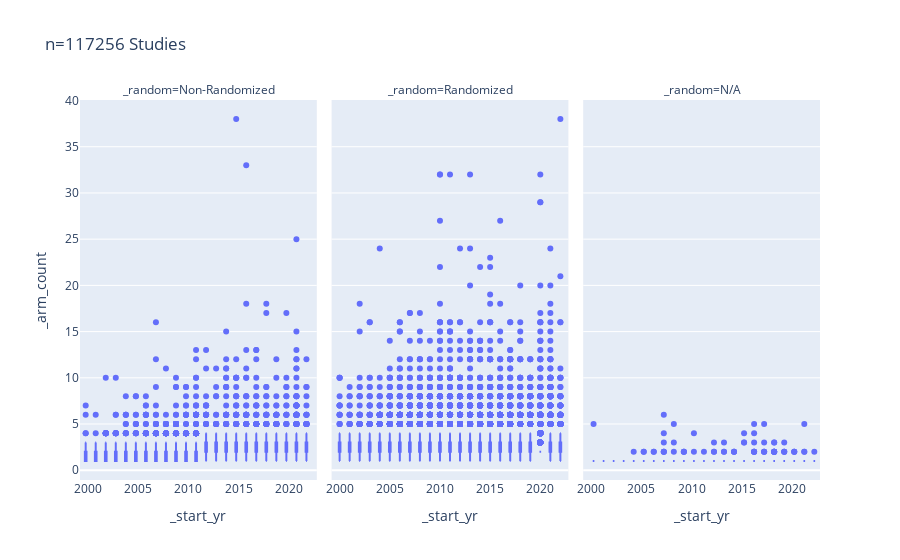

The notebook cell saved with this chart:
### Code cell
import plotly.express as px
import pandas as pd

from src.ctgov.lib.helpers import protocol_feature_query

protocol_feature = protocol_feature_query()
protocol_feature = protocol_feature[protocol_feature['_start_yr'] > 1999]
protocol_feature = protocol_feature[protocol_feature['_start_yr'] < 2023]
px.box(
    protocol_feature,
    x="_start_yr",
    y="_arm_count",
    title=f"n={len(protocol_feature)} Studies",
    facet_col="_random",
)

### Figure 1 — Plotly figure (JSON) as saved in the notebook; plotly's stock layout.template omitted (floating-point values rounded to 4 significant figures; data arrays with more than 128 entries replaced by an {"elided": "..."} marker saying what was removed)
{"data": [{"alignmentgroup": "True", "hovertemplate": "_random=Non-Randomized<br>_start_yr=%{x}<br>_arm_count=%{y}<extra></extra>", "legendgroup": "", "marker": {"color": "#636efa"}, "name": "", "notched": false, "offsetgroup": "", "orientation": "v", "showlegend": false, "type": "box", "x": {"elided": "10584 int values"}, "x0": " ", "xaxis": "x", "y": {"elided": "10584 int values"}, "y0": " ", "yaxis": "y"}, {"alignmentgroup": "True", "hovertemplate": "_random=Randomized<br>_start_yr=%{x}<br>_arm_count=%{y}<extra></extra>", "legendgroup": "", "marker": {"color": "#636efa"}, "name": "", "notched": false, "offsetgroup": "", "orientation": "v", "showlegend": false, "type": "box", "x": {"elided": "83068 int values"}, "x0": " ", "xaxis": "x2", "y": {"elided": "83068 int values"}, "y0": " ", "yaxis": "y2"}, {"alignmentgroup": "True", "hovertemplate": "_random=N/A<br>_start_yr=%{x}<br>_arm_count=%{y}<extra></extra>", "legendgroup": "", "marker": {"color": "#636efa"}, "name": "", "notched": false, "offsetgroup": "", "orientation": "v", "showlegend": false, "type": "box", "x": {"elided": "23604 int values"}, "x0": " ", "xaxis": "x3", "y": {"elided": "23604 int values"}, "y0": " ", "yaxis": "y3"}], "layout": {"annotations": [{"font": {}, "showarrow": false, "text": "_random=Non-Randomized", "x": 0.16, "xanchor": "center", "xref": "paper", "y": 1, "yanchor": "bottom", "yref": "paper"}, {"font": {}, "showarrow": false, "text": "_random=Randomized", "x": 0.5, "xanchor": "center", "xref": "paper", "y": 1, "yanchor": "bottom", "yref": "paper"}, {"font": {}, "showarrow": false, "text": "_random=N/A", "x": 0.84, "xanchor": "center", "xref": "paper", "y": 1, "yanchor": "bottom", "yref": "paper"}], "boxmode": "group", "legend": {"tracegroupgap": 0}, "title": {"text": "n=117256 Studies"}, "xaxis": {"anchor": "y", "domain": [0, 0.32], "title": {"text": "_start_yr"}}, "xaxis2": {"anchor": "y2", "domain": [0.34, 0.66], "matches": "x", "title": {"text": "_start_yr"}}, "xaxis3": {"anchor": "y3", "domain": [0.68, 1.0], "matches": "x", "title": {"text": "_start_yr"}}, "yaxis": {"anchor": "x", "domain": [0, 1], "title": {"text": "_arm_count"}}, "yaxis2": {"anchor": "x2", "domain": [0, 1], "matches": "y", "showticklabels": false}, "yaxis3": {"anchor": "x3", "domain": [0, 1], "matches": "y", "showticklabels": false}}}
